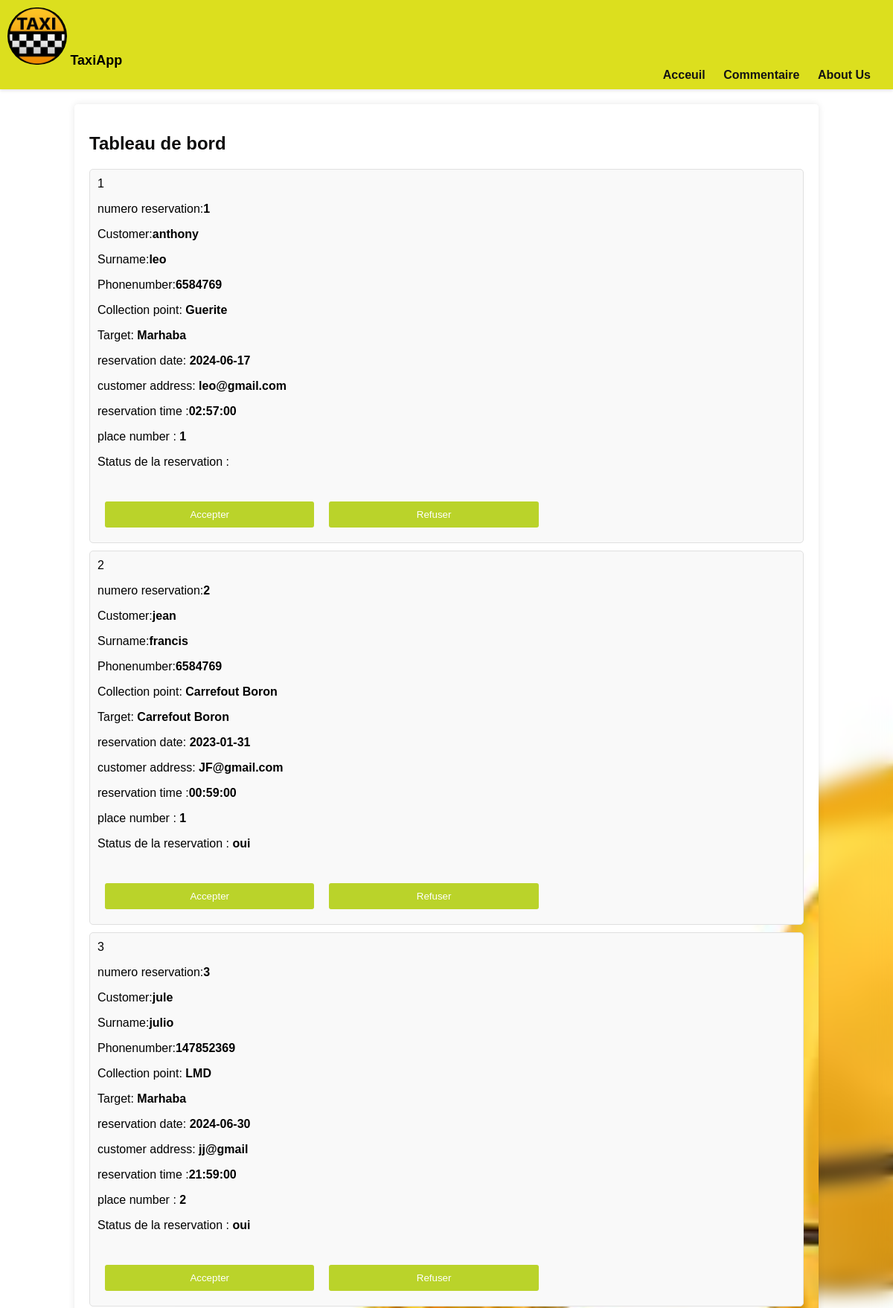
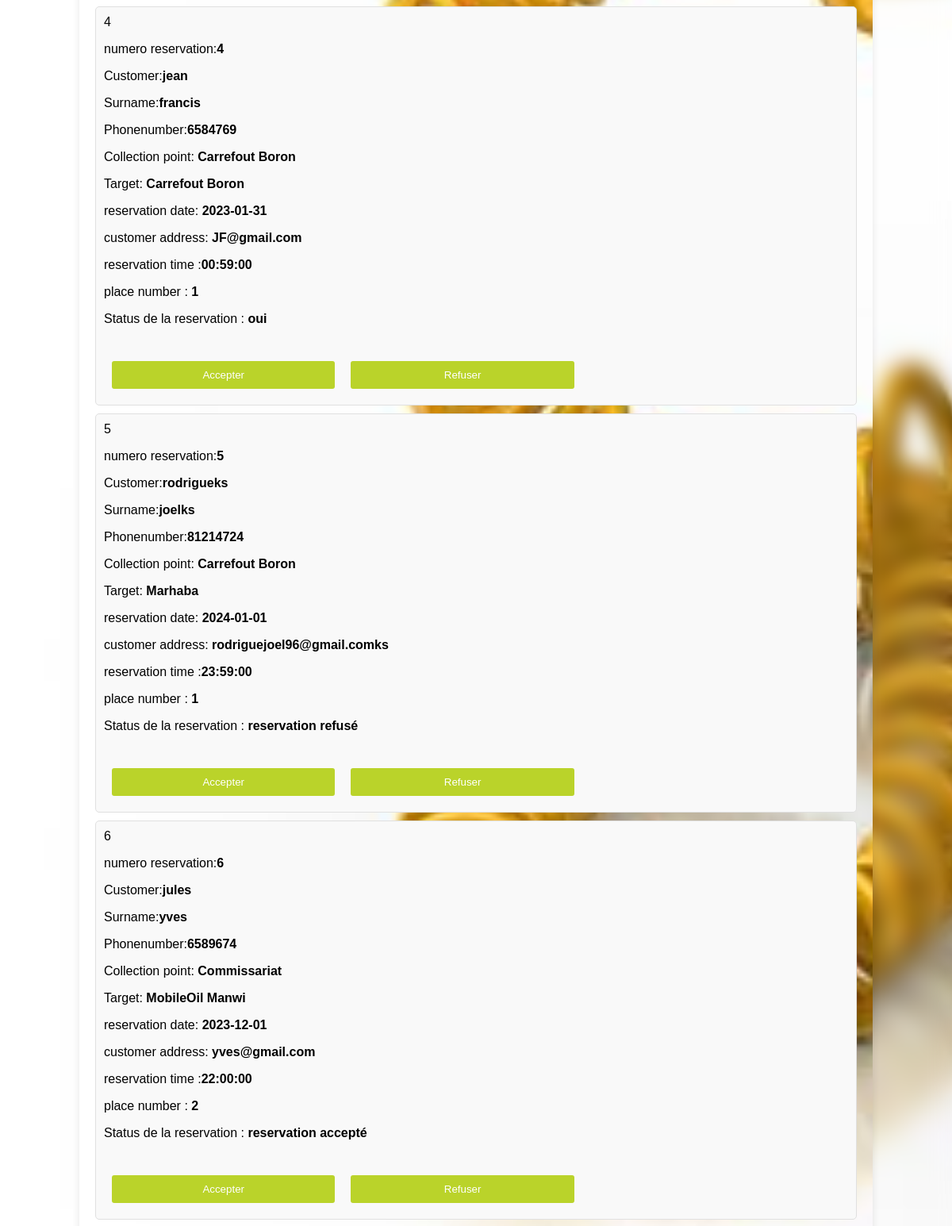
The app's page /Untitled-1.php (upper part) with its own data (2 pictures, top to bottom).
### tables this page shows
CREATE TABLE `reservations` (
  `namec` varchar(50) NOT NULL,
  `surename` varchar(50) NOT NULL,
  `email` text NOT NULL,
  `dateR` date NOT NULL,
  `heure` time NOT NULL,
  `nb_place` int(10) NOT NULL,
  `telephone` int(11) NOT NULL,
  `cpoint` varchar(15) NOT NULL,
  `Destination` varchar(15) NOT NULL,
  `statuss` text NOT NULL,
  `id` int(11) NOT NULL
);

### Untitled-1.php (the view, shortened to what this page needs)
   <!DOCTYPE html>
    <html>
    <head>
    <link rel="stylesheet" href="css/form.css">
    </head>
    <body class="col">
    <header>
    <img class="logo" src="img/logo.jpeg" alt="TaxiApp"> <strong class="i"> TaxiApp</strong>
    <nav>
        <ul>
            <li><a href="index.php">Acceuil</a></li>
            <li><a href="commentaire.php">Commentaire</a></li>
            <li><a href="#">About Us</a></li>
        </ul>
    </nav>
</header>
<div class="dashboard">
    <h2>Tableau de bord</h2>
            <?php
                include("connexion.php");
                $sql = "SELECT * FROM reservations ";
            $result = $conn->query($sql);
            if ($result->num_rows > 0) {
                $action="tt.php";
                $method="post";
                $id="id";
                echo"<form action=$action method=$method>";
                while ($row = $result->fetch_assoc()) {
                    echo"<div class='reservation'>";
                        echo"<div class='info'>";
                        $idd=$row["id"];
                        echo$idd;
                            echo "<p>numero reservation:<strong>" . $row["id"] . "</strong>".
                            "<p>Customer:<strong>" . $row["namec"] . "</strong>".
                            "<p>Surname:<strong>". $row["surename"] ."</strong>".
                            "<p>Phonenumber:<strong>". $row["telephone"]."</strong>".
                            "<p>Collection point: <strong>". $row["cpoint"]."</strong>".
                            "<p>Target: <strong>". $row["Destination"]."</strong>".
                            "<p>reservation date:<strong>  " . $row["dateR"] . "</strong>".
                            "<p>customer address:<strong> ". $row["email"] . "</strong>".
                            "<p>reservation time  :<strong>" . $row["heure"] . "</strong>".
                            "<p>place number :<strong> ". $row["nb_place"]. "</strong>".
                            "<p>Status de la reservation :<strong> ". $row["statuss"]. "</strong>";
                        echo"</div>";
                        echo"<div>";
                            echo"<input type='text'  hidden name=$id placeholder='enter your name' value=$idd > <br>";
                            echo "<button  name='accepter' class='actions' ><a ?id=" . $row["id"] . "'>Accepter</a></button>";
                            echo "<button  name='refuser' class='actions'><a ?id=" . $row["id"] . "'>Refuser</a></button>";
                        echo"</div>";
                    echo "</div>";
                }
            } else {
                echo "Aucune réservation trouvée.";
            }
            ?>
            </div>
    </body>
    </html>

### css/form.css (style rules this page uses)
body { font-family:Arial, Helvetica, sans-serif; margin: 0; padding: 0; background-color: #f5f5f5; }
header { background-color: rgba(220, 223, 29, 0.993); padding: 10px; box-shadow: 0 2px 4px rgba(0, 0, 0, 0.1); }
.logo { height: auto; width: 80px; border-radius: 44px; }
.i { font-size: 18px; }
nav ul { list-style: none; margin: 0; padding: 0; text-align:right; }
nav li { display: inline-block; margin-right: 20px; }
nav a { text-decoration: none; color: rgb(20, 20, 20); font-weight: bold; }
h2 { color: rgb(14, 13, 13); }

### Untitled-1.php (style rules this page uses)
body { font-family: Arial, Helvetica, sans-serif; margin: 0; padding: 0; background-image:url('taxi\ phone.jpeg') ; background-size:cover; backdrop-filter: blur(13px); }
header { background-color: rgba(220, 223, 29, 0.993); padding: 10px; box-shadow: 0 2px 4px rgba(0, 0, 0, 0.1); }
.logo { height: auto; width: 80px; border-radius: 44px; }
.i { font-size: 18px; }
nav ul { list-style: none; margin: 0; padding: 0; text-align:right; }
nav li { display: inline-block; margin-right: 20px; }
nav a { text-decoration: none; color: rgb(20, 20, 20); font-weight: bold; }
.dashboard { background-image:url('taxi\ phone.jpeg') ; background-size:cover; backdrop-filter: blur(13px); width: 80%; margin: 20px auto; padding: 20px; border-radius: 5px; box-shadow: 0 0 10px rgba(0, 0, 0, 0.1); }
.reservation { background-color: #f9f9f9; border: 1px solid #e0e0e0; margin-bottom: 10px; padding: 10px; border-radius: 5px; }
.reservation .info { display: inline-block; width: 70%; }
.reservation .actions { display: inline-block; width: 30%; text-align: center; }
.actions { padding: 10px 10px; margin: 10px; background-color: #bad32a; color: #fff; border: none; border-radius: 3px; cursor: pointer; transition: background-color 0.3s; }

### records on screen
reservations: id "1", namec "anthony", surename "leo", telephone "6584769", cpoint "Guerite", Destination "Marhaba", dateR "2024-06-17", email "leo@gmail.com", heure "02:57:00", nb_place "1"
reservations: id "2", namec "jean", surename "francis", telephone "6584769", cpoint "Carrefout Boron", Destination "Carrefout Boron", dateR "2023-01-31", email "JF@gmail.com", heure "00:59:00", nb_place "1", statuss "oui"
reservations: id "3", namec "jule", surename "julio", telephone "147852369", cpoint "LMD", Destination "Marhaba", dateR "2024-06-30", email "jj@gmail", heure "21:59:00", nb_place "2", statuss "oui"
reservations: id "4", namec "jean", surename "francis", telephone "6584769", cpoint "Carrefout Boron", Destination "Carrefout Boron", dateR "2023-01-31", email "JF@gmail.com", heure "00:59:00", nb_place "1", statuss "oui"
reservations: id "5", namec "rodrigueks", surename "joelks", telephone "81214724", cpoint "Carrefout Boron", Destination "Marhaba", dateR "2024-01-01", email "rodriguejoel96@gmail.comks", heure "23:59:00", nb_place "1", statuss "reservation refusé"
reservations: id "6", namec "jules", surename "yves", telephone "6589674", cpoint "Commissariat", Destination "MobileOil Manwi", dateR "2023-12-01", email "yves@gmail.com", heure "22:00:00", nb_place "2", statuss "reservation accepté"
